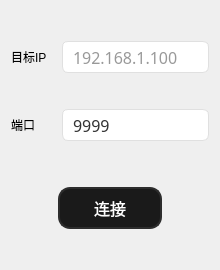
<?xml version="1.0" encoding="UTF-8"?>
<ui version="4.0">
 <class>tcpclientWidget</class>
 <widget class="QWidget" name="tcpclientWidget">
  <property name="geometry">
   <rect>
    <x>0</x>
    <y>0</y>
    <width>220</width>
    <height>270</height>
   </rect>
  </property>
  <property name="windowTitle">
   <string>Form</string>
  </property>
  <layout class="QVBoxLayout" name="verticalLayout">
   <item>
    <layout class="QHBoxLayout" name="horizontalLayout">
     <property name="leftMargin">
      <number>0</number>
     </property>
     <property name="rightMargin">
      <number>0</number>
     </property>
     <item>
      <widget class="QLabel" name="label">
       <property name="sizePolicy">
        <sizepolicy hsizetype="Fixed" vsizetype="Preferred">
         <horstretch>0</horstretch>
         <verstretch>0</verstretch>
        </sizepolicy>
       </property>
       <property name="minimumSize">
        <size>
         <width>45</width>
         <height>0</height>
        </size>
       </property>
       <property name="text">
        <string>目标IP</string>
       </property>
       <property name="alignment">
        <set>Qt::AlignLeading|Qt::AlignLeft|Qt::AlignVCenter</set>
       </property>
      </widget>
     </item>
     <item>
      <widget class="QLineEdit" name="ipEdit">
       <property name="sizePolicy">
        <sizepolicy hsizetype="Expanding" vsizetype="Fixed">
         <horstretch>0</horstretch>
         <verstretch>0</verstretch>
        </sizepolicy>
       </property>
       <property name="maximumSize">
        <size>
         <width>16777215</width>
         <height>32</height>
        </size>
       </property>
       <property name="font">
        <font>
         <family>微软雅黑</family>
         <pointsize>-1</pointsize>
        </font>
       </property>
       <property name="styleSheet">
        <string notr="true">QLineEdit {
    background-color: #ffffff;
    border: 1px solid #e0e0e0;
    border-radius: 6px;
    padding: 6px 8px;
    font-size: 16px;
    color: #333333;
}
QLineEdit:focus {
    border: 1px solid #40a9ff;
    outline: none;
}</string>
       </property>
       <property name="placeholderText">
        <string>192.168.1.100</string>
       </property>
      </widget>
     </item>
    </layout>
   </item>
   <item>
    <layout class="QHBoxLayout" name="horizontalLayout_2">
     <property name="leftMargin">
      <number>0</number>
     </property>
     <property name="rightMargin">
      <number>0</number>
     </property>
     <item>
      <widget class="QLabel" name="label_2">
       <property name="sizePolicy">
        <sizepolicy hsizetype="Fixed" vsizetype="Preferred">
         <horstretch>0</horstretch>
         <verstretch>0</verstretch>
        </sizepolicy>
       </property>
       <property name="minimumSize">
        <size>
         <width>45</width>
         <height>0</height>
        </size>
       </property>
       <property name="text">
        <string>端口</string>
       </property>
       <property name="alignment">
        <set>Qt::AlignLeading|Qt::AlignLeft|Qt::AlignVCenter</set>
       </property>
      </widget>
     </item>
     <item>
      <widget class="QLineEdit" name="portEdit">
       <property name="sizePolicy">
        <sizepolicy hsizetype="Expanding" vsizetype="Fixed">
         <horstretch>0</horstretch>
         <verstretch>0</verstretch>
        </sizepolicy>
       </property>
       <property name="maximumSize">
        <size>
         <width>16777215</width>
         <height>32</height>
        </size>
       </property>
       <property name="font">
        <font>
         <family>微软雅黑</family>
         <pointsize>-1</pointsize>
        </font>
       </property>
       <property name="styleSheet">
        <string notr="true">QLineEdit {
    background-color: #ffffff;
    border: 1px solid #e0e0e0;
    border-radius: 6px;
    padding: 6px 8px;
    font-size: 16px;
    color: #333333;
}
QLineEdit:focus {
    border: 1px solid #40a9ff;
    outline: none;
}</string>
       </property>
       <property name="text">
        <string>9999</string>
       </property>
       <property name="placeholderText">
        <string>9999</string>
       </property>
      </widget>
     </item>
    </layout>
   </item>
   <item>
    <layout class="QVBoxLayout" name="verticalLayout_2">
     <item>
      <layout class="QHBoxLayout" name="horizontalLayout_3">
       <property name="topMargin">
        <number>10</number>
       </property>
       <item>
        <spacer name="horizontalSpacer_2">
         <property name="orientation">
          <enum>Qt::Horizontal</enum>
         </property>
         <property name="sizeHint" stdset="0">
          <size>
           <width>40</width>
           <height>20</height>
          </size>
         </property>
        </spacer>
       </item>
       <item>
        <widget class="QPushButton" name="connectBtn">
         <property name="styleSheet">
          <string notr="true">QPushButton {
    background-color: #1a1a1a;
    border-radius: 12px;
    border: 2px solid #2d2d2d;
    font-family: &quot;Microsoft YaHei&quot;, sans-serif;
    font-size: 16px;
    color: #ffffff;
    padding: 5px 10px;
    min-width: 80px;
    min-height: 28px;
}
QPushButton:hover {
    background-color: #2a2a2a;
    border-color: #3d3d3d;
}
QPushButton:pressed {
    background-color: #0a0a0a;
}
QPushButton:disabled {
    background-color: #2c2c2c;
    color: #666666;
}
QPushButton[connected=&quot;true&quot;] {
    background-color: #ff0000;
    border: 2px solid #ffffff;
    color: #ffffff;
}
QPushButton[connected=&quot;true&quot;]:hover {
    background-color: #ff3333;
}
QPushButton[connected=&quot;true&quot;]:pressed {
    background-color: #cc0000;
}</string>
         </property>
         <property name="text">
          <string>连接</string>
         </property>
        </widget>
       </item>
       <item>
        <spacer name="horizontalSpacer_3">
         <property name="orientation">
          <enum>Qt::Horizontal</enum>
         </property>
         <property name="sizeHint" stdset="0">
          <size>
           <width>40</width>
           <height>20</height>
          </size>
         </property>
        </spacer>
       </item>
      </layout>
     </item>
    </layout>
   </item>
  </layout>
 </widget>
 <resources/>
 <connections/>
</ui>
